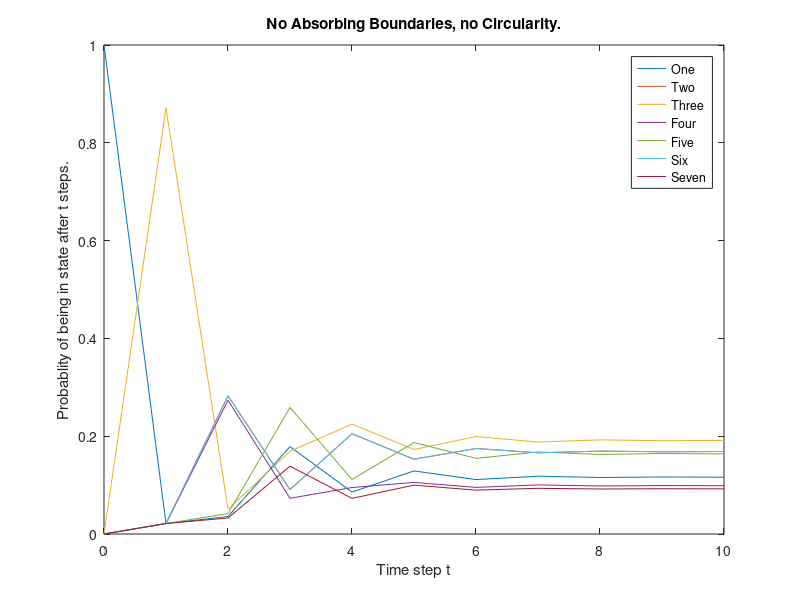

The MATLAB source for this figure:
% Filename: EcoSuccessionPlot.m
% M-file to
% - Print out a plot showing landscape structure over time.

% Enter the transfer matrix_type.
T =[.021429 .446429 .021429 .142857 .021429 .021429 .142857;
.021429 .021429 .304762 .142857 .446429 .021429 .142857;
.871429 .021429 .021429 .142857 .021429 .304762 .142857;
.021429 .021429 .304762 .142857 .021429 .021429 .142857;
.021429 .446429 .021429 .142857 .021429 .304762 .142857;
.021429 .021429 .304762 .142857 .446429 .021429 .142857;
.021429 .021429 .021429 .142857 .021429 .304762 .142857];

% Enter the initial state.
x0 = [1 ; 0 ; 0; 0; 0; 0; 0];

% We will create a matrix X that has three columns.
% Each column will contain time series data for one class.
% Each row will correspond to a time step.
X = zeros(11,7);  

X(1,:) = x0;  %Data for time step t=0

% Use for loop to generate time series data.
for t = 1:10
  X(t+1,:)=T^t*x0; % Data for time step t
end

% Time series information for proportion underwater is in
% the first column.
One = X(:,1);

% Time series information for proportion saturated but
% not underwater is in the second column.
Two = X(:,2);

% Time series information for proportion dry is in
% the third column.
Three = X(:,3);
Four = X(:,4);
Five = X(:,5);
Six= X(:,6);
Seven= X(:,7);

% Generate plot
time = [0:10];
plot(time,One,time,Two,time,Three,time,Four,time,Five,time,Six,time,Seven)
legend('One','Two','Three',"Four","Five","Six","Seven")
xlabel('Time step t')
ylabel('Probablity of being in state after t steps.')
title('No Absorbing Boundaries, no Circularity.')